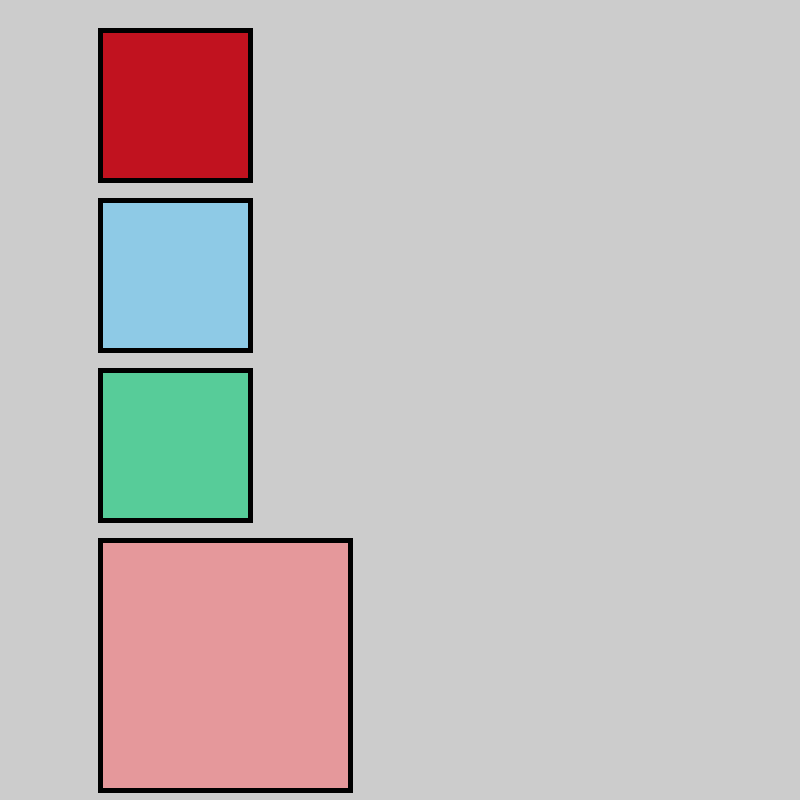
Frame 1 (no input)
Frame 60 (the mouse pressed at the canvas centre just before this capture): identical to frame 1, image omitted
Frame 120 (the mouse held since frame 60 and released just before this capture): identical to frame 1, image omitted

The Processing sketch that drew this single still picture (run headless with seeded random() and noise(); from frame 60 on, the mouse is pressed at the canvas centre):

// Processing sketch: Unit_2___Checkpoint_2B
// ── Unit_2___Checkpoint_2B.pde
void setup(){
  
  size(800,800);
  
}

void draw(){
  strokeWeight(5);
  fill(red);
  rect(100, 30, 150, 150);
  
  fill(blue);
  rect(100, 200, 150, 150);
  
  fill(green);
  rect(100, 370, 150, 150);
  
  fill(pink);
  rect(100, 540, 250, 250);
  
}

// ── button.pde
color red = #c1121f;
color blue = #8ecae6;
color green = #57cc99;
color pink = #e5989b;
color yellow = #ffe45e;

boolean mouseReleased;
boolean wasPressed;

class button{

int x,y,w,h;
boolean clicked;
color highlight, normal;
String text;



button(String t, int _x, int _y, int _w, int _h, color norm, color high){
x = _x;
y = _y;
w = _w;
h = _h;
text = t;
normal = norm;
highlight = high;
clicked = false;
 

  
}

void show (){
  
  
rectMode(CENTER);
if(mouseX > x-w/2 && mouseX < x+ w/2 && mouseY > y-h/2 && mouseY < y+h/2){
fill(highlight);
} else{
fill(normal);
}
stroke(0);
strokeWeight(4);
rect(x,y,w,h,30);

textAlign(CENTER);
if(mouseX > x-w/2 && mouseX < x+ w/2 && mouseY > y-h/2 && mouseY < y+h/2){
fill(normal);
} else {
fill(highlight);
}

textSize(w/4);
text(text,x,y);
 
 if ( mouseReleased && mouseX > x-w/2 && mouseX < x+ w/2 && mouseY > y-h/2 && mouseY < y+h/2){ // add mouseRekleased
 clicked = true;
 } else {
 clicked = false;
 }



}




}
